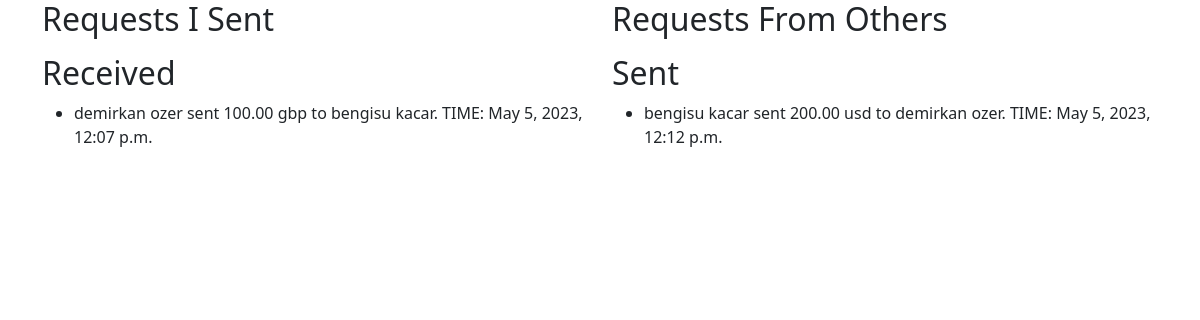
/accounts/notifications/ (signed in), run on the app's committed database.
### payapp/models.py (models this page shows, shortened)
class TransferMoney(models.Model):
    created_at = models.DateTimeField(auto_now_add=True)
    from_user = models.ForeignKey(User, on_delete=models.CASCADE, related_name="transfers_sent")
    to_user = models.ForeignKey(User, on_delete=models.CASCADE, related_name="transfers_received")
    amount = models.DecimalField(max_digits=12, decimal_places=2)
    def __str__(self):
        return f"{self.from_user.account.full_name} sent {self.amount} {self.from_user.account.currency} to {self.to_user.account.full_name}."

class Account(models.Model):
    created_at = models.DateTimeField(auto_now_add=True)
    updated_at = models.DateTimeField(auto_now=True)
    CURRENCY_TYPES = (
        ("usd", "usd"),
        ("gbp", "gbp"),
        ("eur", "eur"),
    )
    user = models.OneToOneField(User, on_delete=models.CASCADE, related_name="account")
    currency = models.CharField(choices=CURRENCY_TYPES, max_length=3)
    amount = models.DecimalField(max_digits=12, decimal_places=2, default=get_account_default)
    @property
    def full_name(self):
        return f"{self.user.first_name} {self.user.last_name}"

### payapp/views.py (the view, shortened to what this page needs)
# urls.py: path('accounts/notifications/', payapp.notifications, name='notifications'),
@login_required
def notifications(request):
    claimed_transactions = RequestMoney.objects.filter(requester=request.user).order_by('-created_at')
    requested_transactions = RequestMoney.objects.filter(requestee=request.user, declined_at__isnull=True, accepted_at__isnull=True).order_by('-created_at')
    received_transactions = TransferMoney.objects.filter(to_user=request.user).order_by('-created_at')
    sent_transactions = TransferMoney.objects.filter(from_user=request.user).order_by('-created_at')
    if request.method == 'GET':
        return render(request, 'payapp/notifications.html', {'REQUESTED_TRANSACTIONS': requested_transactions, 'RECEIVED_TRANSACTIONS': received_transactions, 'SENT_TRANSACTIONS': sent_transactions, 'CLAIMED_TRANSACTIONS': claimed_transactions})

### templates/payapp/notifications.html (shortened to what this page needs)
<html>
<head>
  <link href="https://cdn.jsdelivr.net/npm/bootstrap@5.2.3/dist/css/bootstrap.min.css" rel="stylesheet">
</head>
<body>
<div class="container">
{% block content %}
<div class="row">
  <div class="col-md-6">
    <h2>Requests I Sent</h2>
  </div>
  <div class="col-md-6">
    <h2>Requests From Others</h2>
  </div>
  <div class="col-md-6">
    <h2>Received</h2>
    <ul>
      {% for notification in RECEIVED_TRANSACTIONS %}
      <li>{{ notification }} TIME: {{ notification.created_at }}</li>
      {% endfor %}
    </ul>
  </div>
  <div class="col-md-6">
    <h2>Sent</h2>
    <ul>
      {% for notification in SENT_TRANSACTIONS %}
      <li>{{ notification }} TIME: {{ notification.created_at }}</li>
      {% endfor %}
    </ul>
  </div>
</div>
{% endblock %}
</div>
</body>
</html>

### data on the page
TransferMoney: from_user+amount+to_user "demirkan ozer sent 100.00 gbp to bengisu kacar.", created_at "May 5, 2023, 12:07 p.m."
TransferMoney: from_user+amount+to_user "bengisu kacar sent 200.00 usd to demirkan ozer.", created_at "May 5, 2023, 12:12 p.m."
